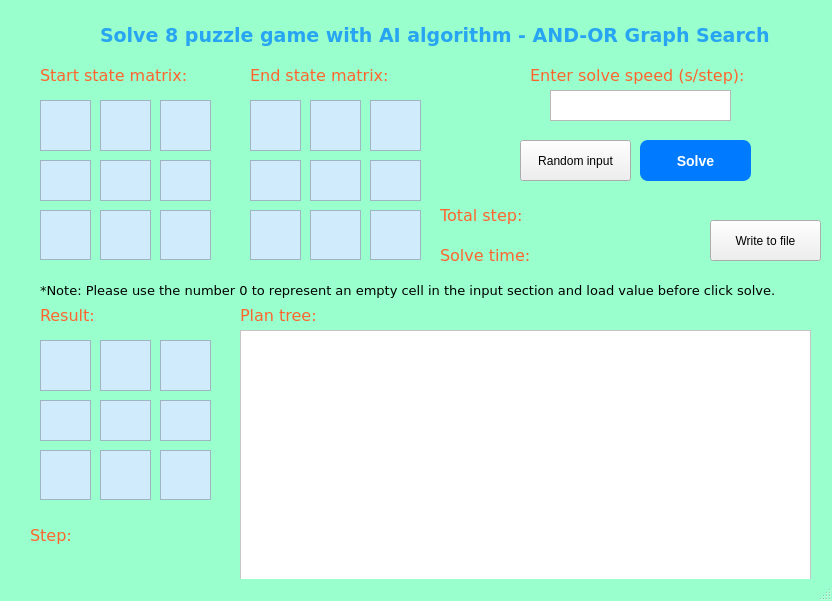
<?xml version="1.0" encoding="UTF-8"?>
<ui version="4.0">
 <class>MainWindow</class>
 <widget class="QMainWindow" name="MainWindow">
  <property name="geometry">
   <rect>
    <x>0</x>
    <y>0</y>
    <width>832</width>
    <height>601</height>
   </rect>
  </property>
  <property name="windowTitle">
   <string>Vo Le Khanh Duy - 23110196</string>
  </property>
  <property name="styleSheet">
   <string notr="true">QMainWindow{
	background-color: #99FFCC;
}</string>
  </property>
  <widget class="QWidget" name="centralwidget">
   <widget class="QLabel" name="lblStartState">
    <property name="geometry">
     <rect>
      <x>40</x>
      <y>60</y>
      <width>161</width>
      <height>31</height>
     </rect>
    </property>
    <property name="font">
     <font>
      <family>Verdana</family>
      <pointsize>12</pointsize>
     </font>
    </property>
    <property name="styleSheet">
     <string notr="true">QLabel{
	color: #FF652F;
}</string>
    </property>
    <property name="text">
     <string>Start state matrix:</string>
    </property>
   </widget>
   <widget class="QPushButton" name="btnSolve">
    <property name="geometry">
     <rect>
      <x>640</x>
      <y>140</y>
      <width>111</width>
      <height>41</height>
     </rect>
    </property>
    <property name="styleSheet">
     <string notr="true">/*QPushButton{
	background-color: #EEE2DC;
	border-radius: 10px;
}*/
QPushButton {
    background-color: #007BFF;
    color: white;
    border-radius: 8px;
    padding: 6px 12px;
    font-size: 14px;
    font-weight: bold;
}

QPushButton:hover {
    background-color: #0056b3;
}

</string>
    </property>
    <property name="text">
     <string>Solve</string>
    </property>
   </widget>
   <widget class="QLabel" name="lblTitle">
    <property name="geometry">
     <rect>
      <x>100</x>
      <y>20</y>
      <width>691</width>
      <height>31</height>
     </rect>
    </property>
    <property name="font">
     <font>
      <family>Verdana</family>
      <pointsize>14</pointsize>
      <weight>75</weight>
      <bold>true</bold>
     </font>
    </property>
    <property name="styleSheet">
     <string notr="true">QLabel{
	color: #27A4F2;
}</string>
    </property>
    <property name="text">
     <string>Solve 8 puzzle game with AI algorithm - AND-OR Graph Search</string>
    </property>
   </widget>
   <widget class="QPlainTextEdit" name="cell1">
    <property name="geometry">
     <rect>
      <x>40</x>
      <y>100</y>
      <width>51</width>
      <height>51</height>
     </rect>
    </property>
    <property name="font">
     <font>
      <family>Verdana</family>
      <pointsize>10</pointsize>
     </font>
    </property>
    <property name="styleSheet">
     <string notr="true">QPlainTextEdit{
	background-color: #CFEBFC;
	color: black
}</string>
    </property>
   </widget>
   <widget class="QPlainTextEdit" name="cell2">
    <property name="geometry">
     <rect>
      <x>100</x>
      <y>100</y>
      <width>51</width>
      <height>51</height>
     </rect>
    </property>
    <property name="font">
     <font>
      <family>Verdana</family>
      <pointsize>10</pointsize>
     </font>
    </property>
    <property name="styleSheet">
     <string notr="true">QPlainTextEdit{
	background-color: #CFEBFC;
	color: black
}</string>
    </property>
   </widget>
   <widget class="QPlainTextEdit" name="cell3">
    <property name="geometry">
     <rect>
      <x>160</x>
      <y>100</y>
      <width>51</width>
      <height>51</height>
     </rect>
    </property>
    <property name="font">
     <font>
      <family>Verdana</family>
      <pointsize>10</pointsize>
     </font>
    </property>
    <property name="styleSheet">
     <string notr="true">QPlainTextEdit{
	background-color: #CFEBFC;
	color: black
}</string>
    </property>
   </widget>
   <widget class="QPlainTextEdit" name="cell4">
    <property name="geometry">
     <rect>
      <x>40</x>
      <y>160</y>
      <width>51</width>
      <height>41</height>
     </rect>
    </property>
    <property name="font">
     <font>
      <family>Verdana</family>
      <pointsize>10</pointsize>
     </font>
    </property>
    <property name="styleSheet">
     <string notr="true">QPlainTextEdit{
	background-color: #CFEBFC;
	color: black
}</string>
    </property>
   </widget>
   <widget class="QPlainTextEdit" name="cell5">
    <property name="geometry">
     <rect>
      <x>100</x>
      <y>160</y>
      <width>51</width>
      <height>41</height>
     </rect>
    </property>
    <property name="font">
     <font>
      <family>Verdana</family>
      <pointsize>10</pointsize>
     </font>
    </property>
    <property name="styleSheet">
     <string notr="true">QPlainTextEdit{
	background-color: #CFEBFC;
	color: black
}</string>
    </property>
   </widget>
   <widget class="QPlainTextEdit" name="cell6">
    <property name="geometry">
     <rect>
      <x>160</x>
      <y>160</y>
      <width>51</width>
      <height>41</height>
     </rect>
    </property>
    <property name="font">
     <font>
      <family>Verdana</family>
      <pointsize>10</pointsize>
     </font>
    </property>
    <property name="styleSheet">
     <string notr="true">QPlainTextEdit{
	background-color: #CFEBFC;
	color: black
}</string>
    </property>
   </widget>
   <widget class="QPlainTextEdit" name="cell7">
    <property name="geometry">
     <rect>
      <x>40</x>
      <y>210</y>
      <width>51</width>
      <height>50</height>
     </rect>
    </property>
    <property name="font">
     <font>
      <family>Verdana</family>
      <pointsize>10</pointsize>
     </font>
    </property>
    <property name="styleSheet">
     <string notr="true">QPlainTextEdit{
	background-color: #CFEBFC;
	color: black
}</string>
    </property>
   </widget>
   <widget class="QPlainTextEdit" name="cell8">
    <property name="geometry">
     <rect>
      <x>100</x>
      <y>210</y>
      <width>51</width>
      <height>50</height>
     </rect>
    </property>
    <property name="font">
     <font>
      <family>Verdana</family>
      <pointsize>10</pointsize>
     </font>
    </property>
    <property name="styleSheet">
     <string notr="true">QPlainTextEdit{
	background-color: #CFEBFC;
	color: black
}</string>
    </property>
   </widget>
   <widget class="QPlainTextEdit" name="cell9">
    <property name="geometry">
     <rect>
      <x>160</x>
      <y>210</y>
      <width>51</width>
      <height>50</height>
     </rect>
    </property>
    <property name="font">
     <font>
      <family>Verdana</family>
      <pointsize>10</pointsize>
     </font>
    </property>
    <property name="styleSheet">
     <string notr="true">QPlainTextEdit{
	background-color: #CFEBFC;
	color: black
}</string>
    </property>
   </widget>
   <widget class="QPlainTextEdit" name="cell3_3">
    <property name="geometry">
     <rect>
      <x>160</x>
      <y>340</y>
      <width>51</width>
      <height>51</height>
     </rect>
    </property>
    <property name="font">
     <font>
      <family>Verdana</family>
      <pointsize>10</pointsize>
     </font>
    </property>
    <property name="styleSheet">
     <string notr="true">QPlainTextEdit{
	background-color: #CFEBFC;
	color: black
}</string>
    </property>
    <property name="readOnly">
     <bool>true</bool>
    </property>
   </widget>
   <widget class="QPlainTextEdit" name="cell7_3">
    <property name="geometry">
     <rect>
      <x>40</x>
      <y>450</y>
      <width>51</width>
      <height>50</height>
     </rect>
    </property>
    <property name="font">
     <font>
      <family>Verdana</family>
      <pointsize>10</pointsize>
     </font>
    </property>
    <property name="styleSheet">
     <string notr="true">QPlainTextEdit{
	background-color: #CFEBFC;
	color: black
}</string>
    </property>
    <property name="readOnly">
     <bool>true</bool>
    </property>
   </widget>
   <widget class="QPlainTextEdit" name="cell8_3">
    <property name="geometry">
     <rect>
      <x>100</x>
      <y>450</y>
      <width>51</width>
      <height>50</height>
     </rect>
    </property>
    <property name="font">
     <font>
      <family>Verdana</family>
      <pointsize>10</pointsize>
     </font>
    </property>
    <property name="styleSheet">
     <string notr="true">QPlainTextEdit{
	background-color: #CFEBFC;
	color: black
}</string>
    </property>
    <property name="readOnly">
     <bool>true</bool>
    </property>
   </widget>
   <widget class="QPlainTextEdit" name="cell9_3">
    <property name="geometry">
     <rect>
      <x>160</x>
      <y>450</y>
      <width>51</width>
      <height>50</height>
     </rect>
    </property>
    <property name="font">
     <font>
      <family>Verdana</family>
      <pointsize>10</pointsize>
     </font>
    </property>
    <property name="styleSheet">
     <string notr="true">QPlainTextEdit{
	background-color: #CFEBFC;
	color: black
}</string>
    </property>
    <property name="readOnly">
     <bool>true</bool>
    </property>
   </widget>
   <widget class="QPlainTextEdit" name="cell5_3">
    <property name="geometry">
     <rect>
      <x>100</x>
      <y>400</y>
      <width>51</width>
      <height>41</height>
     </rect>
    </property>
    <property name="font">
     <font>
      <family>Verdana</family>
      <pointsize>10</pointsize>
     </font>
    </property>
    <property name="styleSheet">
     <string notr="true">QPlainTextEdit{
	background-color: #CFEBFC;
	color: black
}</string>
    </property>
    <property name="readOnly">
     <bool>true</bool>
    </property>
   </widget>
   <widget class="QPlainTextEdit" name="cell4_3">
    <property name="geometry">
     <rect>
      <x>40</x>
      <y>400</y>
      <width>51</width>
      <height>41</height>
     </rect>
    </property>
    <property name="font">
     <font>
      <family>Verdana</family>
      <pointsize>10</pointsize>
     </font>
    </property>
    <property name="styleSheet">
     <string notr="true">QPlainTextEdit{
	background-color: #CFEBFC;
	color: black
}</string>
    </property>
    <property name="readOnly">
     <bool>true</bool>
    </property>
   </widget>
   <widget class="QPlainTextEdit" name="cell1_3">
    <property name="geometry">
     <rect>
      <x>40</x>
      <y>340</y>
      <width>51</width>
      <height>51</height>
     </rect>
    </property>
    <property name="font">
     <font>
      <family>Verdana</family>
      <pointsize>10</pointsize>
     </font>
    </property>
    <property name="styleSheet">
     <string notr="true">QPlainTextEdit{
	background-color: #CFEBFC;
	color: black
}</string>
    </property>
    <property name="readOnly">
     <bool>true</bool>
    </property>
   </widget>
   <widget class="QPlainTextEdit" name="cell2_3">
    <property name="geometry">
     <rect>
      <x>100</x>
      <y>340</y>
      <width>51</width>
      <height>51</height>
     </rect>
    </property>
    <property name="font">
     <font>
      <family>Verdana</family>
      <pointsize>10</pointsize>
     </font>
    </property>
    <property name="styleSheet">
     <string notr="true">QPlainTextEdit{
	background-color: #CFEBFC;
	color: black
}</string>
    </property>
    <property name="readOnly">
     <bool>true</bool>
    </property>
   </widget>
   <widget class="QPlainTextEdit" name="cell6_3">
    <property name="geometry">
     <rect>
      <x>160</x>
      <y>400</y>
      <width>51</width>
      <height>41</height>
     </rect>
    </property>
    <property name="font">
     <font>
      <family>Verdana</family>
      <pointsize>10</pointsize>
     </font>
    </property>
    <property name="styleSheet">
     <string notr="true">QPlainTextEdit{
	background-color: #CFEBFC;
	color: black
}</string>
    </property>
    <property name="readOnly">
     <bool>true</bool>
    </property>
   </widget>
   <widget class="QLabel" name="lblResult">
    <property name="geometry">
     <rect>
      <x>40</x>
      <y>300</y>
      <width>161</width>
      <height>31</height>
     </rect>
    </property>
    <property name="font">
     <font>
      <family>Verdana</family>
      <pointsize>12</pointsize>
     </font>
    </property>
    <property name="styleSheet">
     <string notr="true">QLabel{
	color: #FF652F;
}</string>
    </property>
    <property name="text">
     <string>Result:</string>
    </property>
   </widget>
   <widget class="QLabel" name="lblStep">
    <property name="geometry">
     <rect>
      <x>30</x>
      <y>520</y>
      <width>71</width>
      <height>31</height>
     </rect>
    </property>
    <property name="font">
     <font>
      <family>Verdana</family>
      <pointsize>12</pointsize>
     </font>
    </property>
    <property name="styleSheet">
     <string notr="true">QLabel{
	color: #FF652F;
}
</string>
    </property>
    <property name="text">
     <string>Step:</string>
    </property>
   </widget>
   <widget class="QPlainTextEdit" name="txtStep">
    <property name="geometry">
     <rect>
      <x>80</x>
      <y>520</y>
      <width>101</width>
      <height>31</height>
     </rect>
    </property>
    <property name="font">
     <font>
      <family>Verdana</family>
      <pointsize>12</pointsize>
     </font>
    </property>
    <property name="styleSheet">
     <string notr="true">QPlainTextEdit{
	background-color: transparent;
	color: black
}</string>
    </property>
    <property name="frameShape">
     <enum>QFrame::NoFrame</enum>
    </property>
    <property name="textInteractionFlags">
     <set>Qt::NoTextInteraction</set>
    </property>
   </widget>
   <widget class="QLabel" name="lblTotalStep">
    <property name="geometry">
     <rect>
      <x>440</x>
      <y>200</y>
      <width>101</width>
      <height>31</height>
     </rect>
    </property>
    <property name="font">
     <font>
      <family>Verdana</family>
      <pointsize>12</pointsize>
     </font>
    </property>
    <property name="styleSheet">
     <string notr="true">QLabel{
	color: #FF652F;
}</string>
    </property>
    <property name="text">
     <string>Total step:</string>
    </property>
   </widget>
   <widget class="QPlainTextEdit" name="txtTotalStep">
    <property name="geometry">
     <rect>
      <x>540</x>
      <y>200</y>
      <width>101</width>
      <height>31</height>
     </rect>
    </property>
    <property name="font">
     <font>
      <family>Verdana</family>
      <pointsize>12</pointsize>
     </font>
    </property>
    <property name="styleSheet">
     <string notr="true">QPlainTextEdit{
	background-color: transparent;
	color: black
}</string>
    </property>
    <property name="frameShape">
     <enum>QFrame::NoFrame</enum>
    </property>
    <property name="textInteractionFlags">
     <set>Qt::NoTextInteraction</set>
    </property>
   </widget>
   <widget class="QLabel" name="lblSolveTime">
    <property name="geometry">
     <rect>
      <x>440</x>
      <y>240</y>
      <width>111</width>
      <height>31</height>
     </rect>
    </property>
    <property name="font">
     <font>
      <family>Verdana</family>
      <pointsize>12</pointsize>
     </font>
    </property>
    <property name="styleSheet">
     <string notr="true">QLabel{
	color: #FF652F;
}</string>
    </property>
    <property name="text">
     <string>Solve time:</string>
    </property>
   </widget>
   <widget class="QPlainTextEdit" name="txtSolveTime">
    <property name="geometry">
     <rect>
      <x>540</x>
      <y>240</y>
      <width>161</width>
      <height>31</height>
     </rect>
    </property>
    <property name="font">
     <font>
      <family>Verdana</family>
      <pointsize>12</pointsize>
     </font>
    </property>
    <property name="styleSheet">
     <string notr="true">QPlainTextEdit{
	background-color: transparent;
	color: black
}</string>
    </property>
    <property name="frameShape">
     <enum>QFrame::NoFrame</enum>
    </property>
    <property name="textInteractionFlags">
     <set>Qt::NoTextInteraction</set>
    </property>
   </widget>
   <widget class="QPushButton" name="btnWriteToFile">
    <property name="geometry">
     <rect>
      <x>710</x>
      <y>220</y>
      <width>111</width>
      <height>41</height>
     </rect>
    </property>
    <property name="styleSheet">
     <string notr="true">/*QPushButton{
	background-color: #EEE2DC;
	border-radius: 10px;
}*/
QPushButton#writeToFile {
    background-color: #28A745;
}

QPushButton#writeToFile:hover {
    background-color: #218838;
}</string>
    </property>
    <property name="text">
     <string>Write to file</string>
    </property>
   </widget>
   <widget class="QLabel" name="lblNote">
    <property name="geometry">
     <rect>
      <x>40</x>
      <y>280</y>
      <width>781</width>
      <height>21</height>
     </rect>
    </property>
    <property name="font">
     <font>
      <family>Verdana</family>
      <pointsize>10</pointsize>
     </font>
    </property>
    <property name="text">
     <string>*Note: Please use the number 0 to represent an empty cell in the input section and load value before click solve.</string>
    </property>
   </widget>
   <widget class="QPushButton" name="btnRandomInput">
    <property name="geometry">
     <rect>
      <x>520</x>
      <y>140</y>
      <width>111</width>
      <height>41</height>
     </rect>
    </property>
    <property name="styleSheet">
     <string notr="true">/*QPushButton{
	background-color: #EEE2DC;
	border-radius: 10px;
}*/
QPushButton#writeToFile {
    background-color: #28A745;
}

QPushButton#writeToFile:hover {
    background-color: #218838;
}</string>
    </property>
    <property name="text">
     <string>Random input</string>
    </property>
   </widget>
   <widget class="QLabel" name="lblStartState_3">
    <property name="geometry">
     <rect>
      <x>530</x>
      <y>60</y>
      <width>261</width>
      <height>31</height>
     </rect>
    </property>
    <property name="font">
     <font>
      <family>Verdana</family>
      <pointsize>12</pointsize>
     </font>
    </property>
    <property name="styleSheet">
     <string notr="true">QLabel{
	color: #FF652F;
}</string>
    </property>
    <property name="text">
     <string>Enter solve speed (s/step):</string>
    </property>
   </widget>
   <widget class="QPlainTextEdit" name="txtSolveSpeedPerStep">
    <property name="geometry">
     <rect>
      <x>550</x>
      <y>90</y>
      <width>181</width>
      <height>31</height>
     </rect>
    </property>
   </widget>
   <widget class="QPlainTextEdit" name="txt_plan_tree">
    <property name="geometry">
     <rect>
      <x>240</x>
      <y>330</y>
      <width>571</width>
      <height>251</height>
     </rect>
    </property>
    <property name="font">
     <font>
      <family>Verdana</family>
      <pointsize>10</pointsize>
     </font>
    </property>
    <property name="styleSheet">
     <string notr="true">QPlainTextEdit{
	background-color: #FFFFFF;
	color: black
}</string>
    </property>
    <property name="readOnly">
     <bool>true</bool>
    </property>
   </widget>
   <widget class="QLabel" name="lblResult_2">
    <property name="geometry">
     <rect>
      <x>240</x>
      <y>300</y>
      <width>161</width>
      <height>31</height>
     </rect>
    </property>
    <property name="font">
     <font>
      <family>Verdana</family>
      <pointsize>12</pointsize>
     </font>
    </property>
    <property name="styleSheet">
     <string notr="true">QLabel{
	color: #FF652F;
}</string>
    </property>
    <property name="text">
     <string>Plan tree:</string>
    </property>
   </widget>
   <widget class="QLabel" name="lblStartState_2">
    <property name="geometry">
     <rect>
      <x>250</x>
      <y>60</y>
      <width>161</width>
      <height>31</height>
     </rect>
    </property>
    <property name="font">
     <font>
      <family>Verdana</family>
      <pointsize>12</pointsize>
     </font>
    </property>
    <property name="styleSheet">
     <string notr="true">QLabel{
	color: #FF652F;
}</string>
    </property>
    <property name="text">
     <string>End state matrix:</string>
    </property>
   </widget>
   <widget class="QPlainTextEdit" name="cell9_end">
    <property name="geometry">
     <rect>
      <x>370</x>
      <y>210</y>
      <width>51</width>
      <height>50</height>
     </rect>
    </property>
    <property name="font">
     <font>
      <family>Verdana</family>
      <pointsize>10</pointsize>
     </font>
    </property>
    <property name="styleSheet">
     <string notr="true">QPlainTextEdit{
	background-color: #CFEBFC;
	color: black
}</string>
    </property>
   </widget>
   <widget class="QPlainTextEdit" name="cell2_end">
    <property name="geometry">
     <rect>
      <x>310</x>
      <y>100</y>
      <width>51</width>
      <height>51</height>
     </rect>
    </property>
    <property name="font">
     <font>
      <family>Verdana</family>
      <pointsize>10</pointsize>
     </font>
    </property>
    <property name="styleSheet">
     <string notr="true">QPlainTextEdit{
	background-color: #CFEBFC;
	color: black
}</string>
    </property>
   </widget>
   <widget class="QPlainTextEdit" name="cell3_end">
    <property name="geometry">
     <rect>
      <x>370</x>
      <y>100</y>
      <width>51</width>
      <height>51</height>
     </rect>
    </property>
    <property name="font">
     <font>
      <family>Verdana</family>
      <pointsize>10</pointsize>
     </font>
    </property>
    <property name="styleSheet">
     <string notr="true">QPlainTextEdit{
	background-color: #CFEBFC;
	color: black
}</string>
    </property>
   </widget>
   <widget class="QPlainTextEdit" name="cell6_end">
    <property name="geometry">
     <rect>
      <x>370</x>
      <y>160</y>
      <width>51</width>
      <height>41</height>
     </rect>
    </property>
    <property name="font">
     <font>
      <family>Verdana</family>
      <pointsize>10</pointsize>
     </font>
    </property>
    <property name="styleSheet">
     <string notr="true">QPlainTextEdit{
	background-color: #CFEBFC;
	color: black
}</string>
    </property>
   </widget>
   <widget class="QPlainTextEdit" name="cell1_end">
    <property name="geometry">
     <rect>
      <x>250</x>
      <y>100</y>
      <width>51</width>
      <height>51</height>
     </rect>
    </property>
    <property name="font">
     <font>
      <family>Verdana</family>
      <pointsize>10</pointsize>
     </font>
    </property>
    <property name="styleSheet">
     <string notr="true">QPlainTextEdit{
	background-color: #CFEBFC;
	color: black
}</string>
    </property>
   </widget>
   <widget class="QPlainTextEdit" name="cell4_end">
    <property name="geometry">
     <rect>
      <x>250</x>
      <y>160</y>
      <width>51</width>
      <height>41</height>
     </rect>
    </property>
    <property name="font">
     <font>
      <family>Verdana</family>
      <pointsize>10</pointsize>
     </font>
    </property>
    <property name="styleSheet">
     <string notr="true">QPlainTextEdit{
	background-color: #CFEBFC;
	color: black
}</string>
    </property>
   </widget>
   <widget class="QPlainTextEdit" name="cell8_end">
    <property name="geometry">
     <rect>
      <x>310</x>
      <y>210</y>
      <width>51</width>
      <height>50</height>
     </rect>
    </property>
    <property name="font">
     <font>
      <family>Verdana</family>
      <pointsize>10</pointsize>
     </font>
    </property>
    <property name="styleSheet">
     <string notr="true">QPlainTextEdit{
	background-color: #CFEBFC;
	color: black
}</string>
    </property>
   </widget>
   <widget class="QPlainTextEdit" name="cell7_end">
    <property name="geometry">
     <rect>
      <x>250</x>
      <y>210</y>
      <width>51</width>
      <height>50</height>
     </rect>
    </property>
    <property name="font">
     <font>
      <family>Verdana</family>
      <pointsize>10</pointsize>
     </font>
    </property>
    <property name="styleSheet">
     <string notr="true">QPlainTextEdit{
	background-color: #CFEBFC;
	color: black
}</string>
    </property>
   </widget>
   <widget class="QPlainTextEdit" name="cell5_end">
    <property name="geometry">
     <rect>
      <x>310</x>
      <y>160</y>
      <width>51</width>
      <height>41</height>
     </rect>
    </property>
    <property name="font">
     <font>
      <family>Verdana</family>
      <pointsize>10</pointsize>
     </font>
    </property>
    <property name="styleSheet">
     <string notr="true">QPlainTextEdit{
	background-color: #CFEBFC;
	color: black
}</string>
    </property>
   </widget>
  </widget>
  <widget class="QMenuBar" name="menubar">
   <property name="geometry">
    <rect>
     <x>0</x>
     <y>0</y>
     <width>832</width>
     <height>21</height>
    </rect>
   </property>
  </widget>
  <widget class="QStatusBar" name="statusbar"/>
 </widget>
 <resources/>
 <connections/>
</ui>
